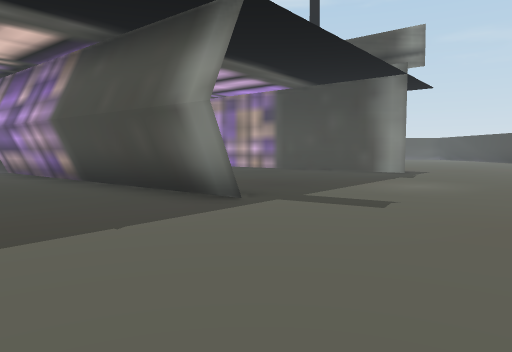
[1] (above)

18 first-person views from a walk through a Unity game level. The camera is 1.2 m above the floor, tilts 4° down and sees 70° across. The floor is counted in squares, 2 m on a side. Each view is taken from the middle of a square. On the plan, view 1 faces up. The plan holds only what a view shows up to about 10 squares ahead; the rest is blank. The place goes on beyond the plan. The player is left out.

[2]
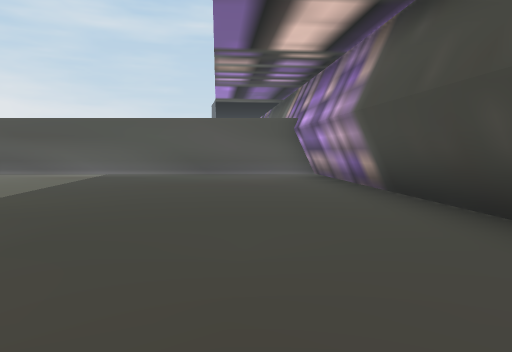

[3]
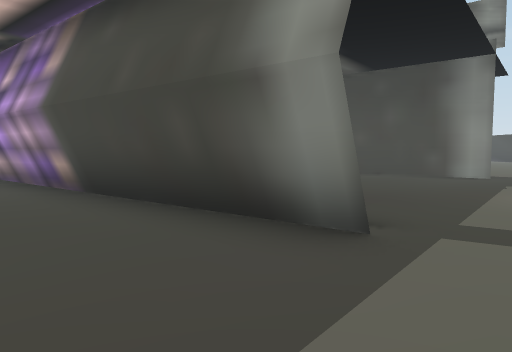

[4]
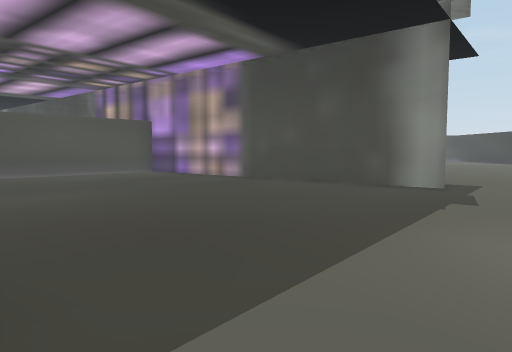

[5]
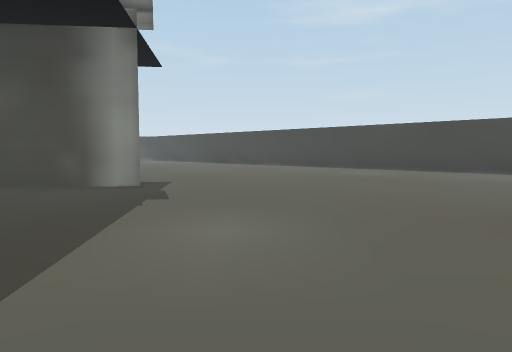

[6]
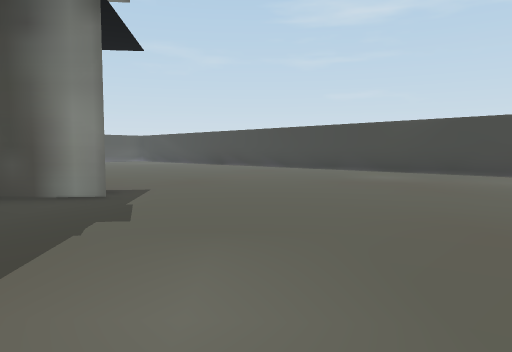

[7]
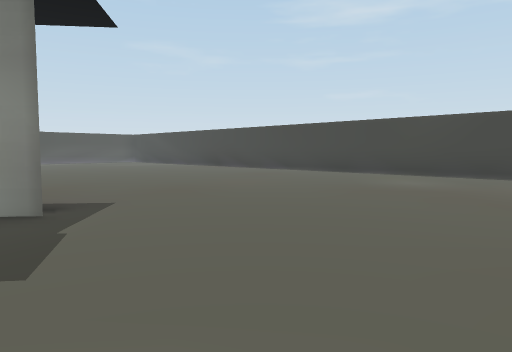

[8]
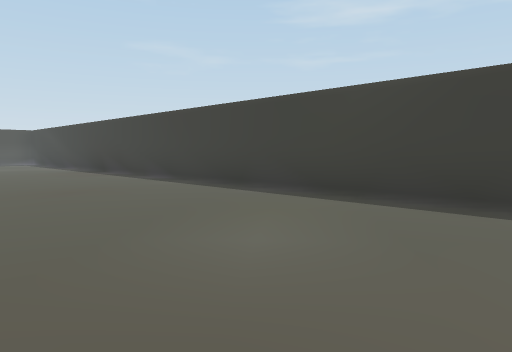

[9]
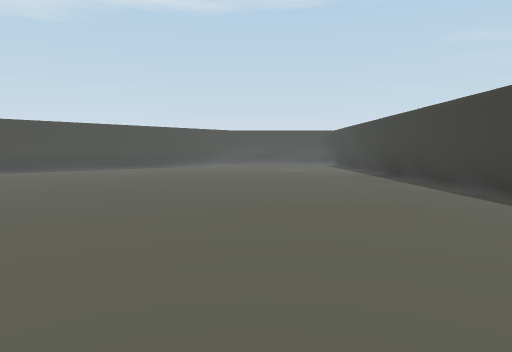

[10]
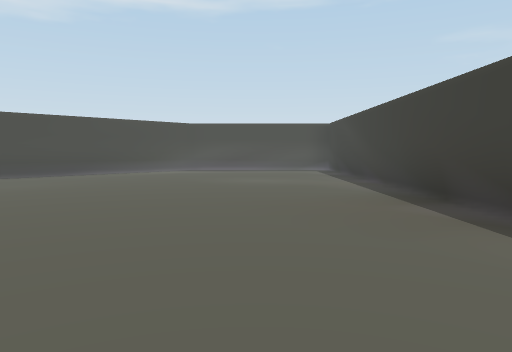

[11]
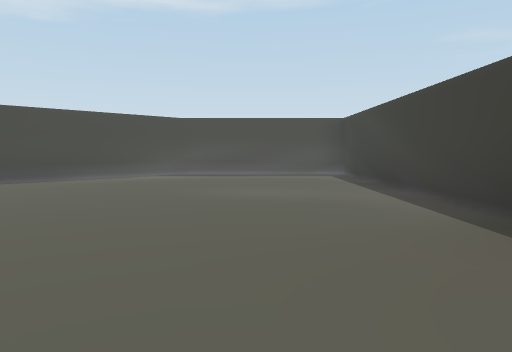

[12]
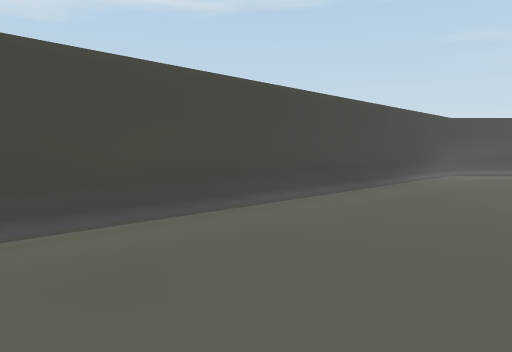

[13]
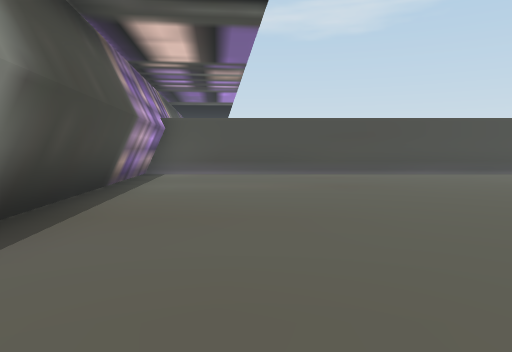

[14]
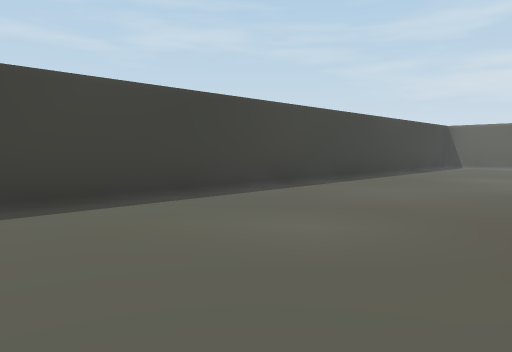

[15]
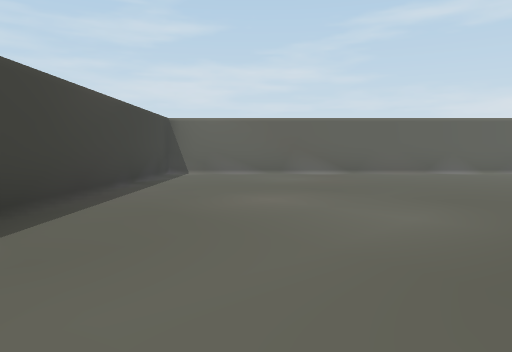

[16]
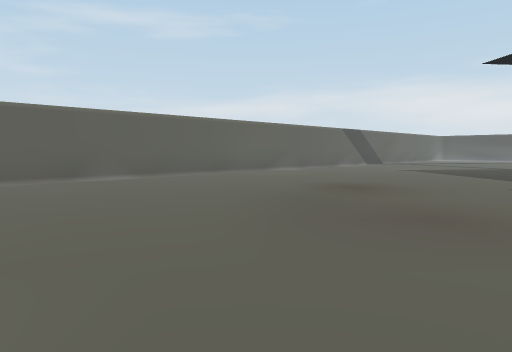

[17]
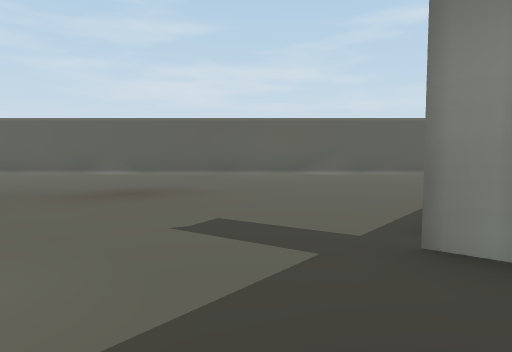

[18]
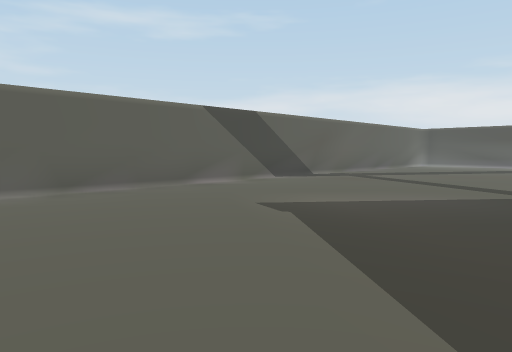

### Floor plan
Points are (right, up) in squares from view 1. A wall is a line through its corners. A room is listed if a view was taken in it or the views show most of it. See-through windows are left out.
Room 1 (views 1, 2, 3, 4, 5, 6, 7, 8, 9, 10, 11, 12, 13, 14, 15, 16, 17, 18)
walls: (4, 9.7) (-1.4, 14.1); (-0.4, 5.1) (0, 4.7); (-0.3, 4.3) (-6.9, 9.6); (-2.4, 14) (-4.6, 11.9); (-1.5, 14.9) (4, 10.5); (-6.7, 9.8) (-12.5, 4); (-8.6, -2.6) (12.3, -2.6) (12.3, 24.5) (8, 24.5) (-1.6, 14.8)
low walls: (-0.5, 4.7) (-2.5, 6.4); (-2.6, 6.4) (-6.3, 9.4); (-1.6, 14.8) (3.7, 10.5); (-6.4, 9.5) (-6.7, 9.8)

Where each view was taken, in squares from view 1:
view 1: 0 up, 0 right, facing up
view 2: 2 up, 1 left, facing up-left
view 3: 2 up, 1 left, facing up
view 4: 4 up, 1 right, facing up
view 5: 4 up, 1 right, facing up-right
view 6: 5 up, 2 right, facing up-right
view 7: 6 up, 3 right, facing up-right
view 8: 7 up, 8 right, facing up-right
view 9: 9 up, 9 right, facing up
view 10: 13 up, 10 right, facing up
view 11: 15 up, 10 right, facing up
view 12: 15 up, 3 right, facing up
view 13: 10 up, 7 right, facing up-left
view 14: 11 up, 8 right, facing down-right
view 15: 7 up, 10 right, facing down
view 16: 5 up, 8 right, facing down-left
view 17: 7 up, 1 right, facing down
view 18: 3 up, 0 right, facing down-left
